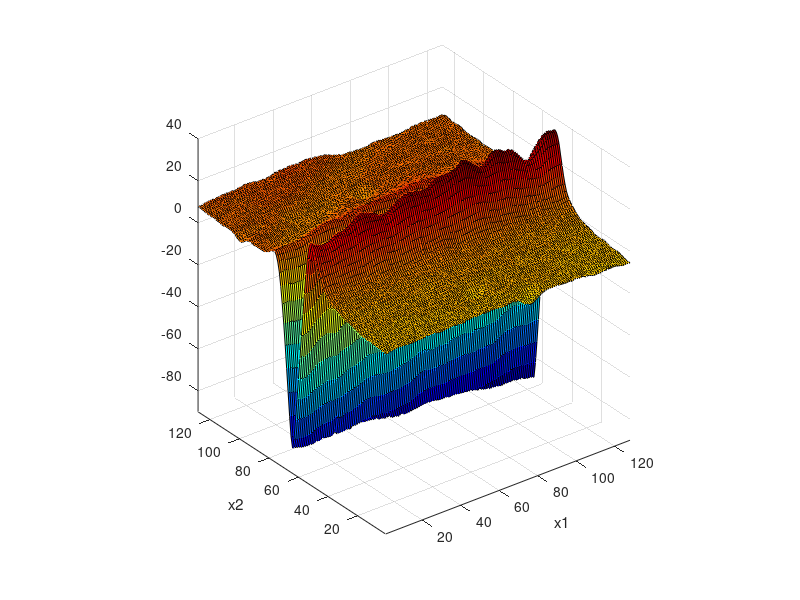
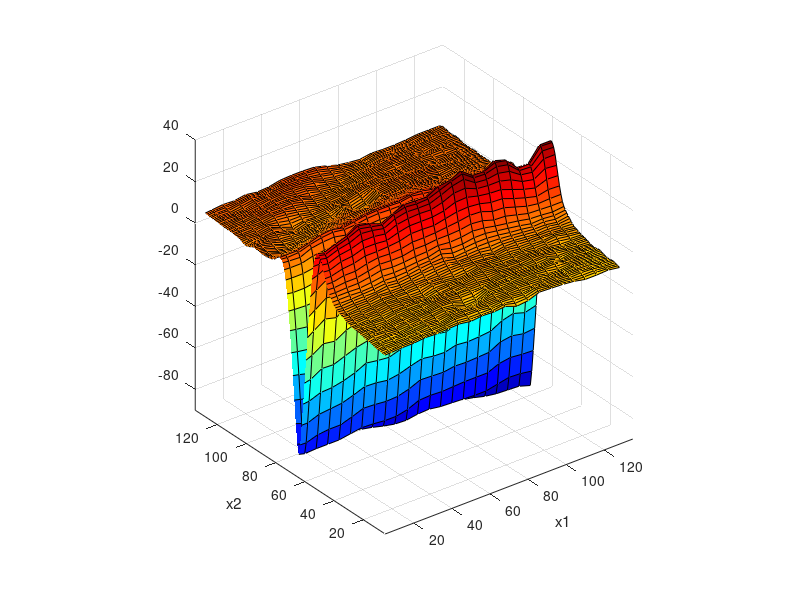

Reproduce these figures in MATLAB, in order. (Note: this script raises an error after producing the figures.)
% isotropic/unisotropic undersampling
% combine delaunayTriangulation interpolation and GPR
% zhouweiyan 20180926
% done
clear
% close all
clc
% opt='GP';
opt='DT';
load groove1.mat
figure
surf(groove);colormap(jet)
% view([0 -90])
axis equal
xlim([1,128]);ylim([1,128]);zlim([-90,40]);
xlabel('x1');ylabel('x2');view(3)

%% data preparation
% train set
x1_train=2:6:128; x2_train=1:128;
[X1_train,X2_train]=meshgrid(x1_train,x2_train);
X_train=[X1_train(:),X2_train(:)];
y_train=groove(x2_train,x1_train);
y_train=y_train(:);
figure
surf(X1_train,X2_train,reshape(y_train,length(x2_train),length(x1_train)));colormap(jet)
axis equal
xlabel('x1');ylabel('x2');zlim([-90,40]);

% test set
x1_test=min(x1_train):max(x1_train);x2_test=min(x2_train):max(x2_train);
[X1_test,X2_test]=meshgrid(x1_test,x2_test);
X_test=[X1_test(:),X2_test(:)];
y_test_ideal=groove(x2_test,x1_test);

%% GP regression/DT linear interplotation
switch opt
    case 'GP'
        meanfunc=[];hyp.mean=[];
        % mask=[1,0];
        covfunc={'covSEard'};hyp.cov=log([10;10;20]);
        % covfunc={'covMask',{mask,{'covSEiso'}}};hyp.cov=log([2;40]);  %log([ell;sf])
        likfunc='likGauss';hyp.lik=log(0.1);    % log(sn)
        hyp=minimize(hyp,@gp,-80,@infGaussLik,meanfunc,covfunc,likfunc,X_train,y_train);
        [m,s2]=gp(hyp,@infGaussLik,meanfunc,covfunc,likfunc,X_train,y_train,X_test);
        figure
        surf(X1_test,X2_test,reshape(m,length(x2_test),length(x1_test)))
        colormap(jet)
        axis equal
        xlim([1,128]);ylim([1,128]);zlim([-90,40]);
        xlabel('x1');ylabel('x2');
        view(3)
    case 'DT'
        P=X_train;
        DT=delaunayTriangulation(P);
        % triplot(DT)
        V=y_train;
        Pq=X_test;
        
        [ti,bc]=pointLocation(DT,Pq);
        triVals=V(DT(ti,:));
        Vq=dot(bc',triVals')';
        m=Vq;
        figure
        surf(X1_test,X2_test,reshape(m,length(x2_test),length(x1_test)))
        colormap(jet)
        axis equal
        xlim([min(x1_train),max(x1_train)]);ylim([min(x2_train),max(x2_train)]);zlim([-90,40]);
        xlabel('x1');ylabel('x2');
        view(3)
end
%% Error analysis
range=max(groove(:))-min(groove(:));
% NRMSD=sqrt(sum(m-y_test_ideal(:)).^2)/range
% max(m-y_test_ideal(:))

m_a=reshape(m,length(x2_test),length(x1_test));
% m_a=m_a(1:256,4:252);y_test_ideal_a=y_test_ideal(1:256,4:252);    % cut
% the boundary of x1

figure
surf(y_test_ideal-m_a);   % surf(y_test_ideal_a-m_a,'FaceAlpha',0.1); 
zlim([-90,40]);
NRMSD=sqrt(sum((m_a(:)-y_test_ideal(:)).^2))/range
max(abs(m_a(:)-y_test_ideal(:)))
PSNR=max(y_test_ideal(:))*sqrt(length(x1_test)*length(x2_test))/sqrt(sum((m_a(:)-y_test_ideal(:)).^2))
